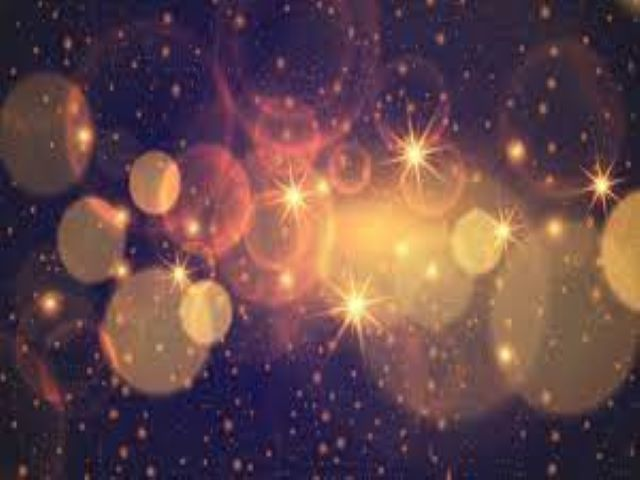
#> input picture Glitter.jpg, 640 x 480 px, given in place of photo.jpg, which was not available
$ jupyter execute 'IMAGE_FILTERS(IP_Workshop_Project).ipynb'   (text cells are left out)
#> lines starting #> are read from the running program, lines starting #| are printed output that depends on the picture; after the words box and inside, x2 and y2 are one past the last pixel; in counts of white or black regions, pixels touching at a corner belong together; pictures that were not available may be replaced by others from this repository, and a replacement may not be noted
[cell 1]
from IPython.display import display, Javascript
from google.colab.output import eval_js
from base64 import b64decode

def take_photo(filename='photo.jpg', quality=0.8):
  js = Javascript('''
    async function takePhoto(quality) {
      const div = document.createElement('div');
      const capture = document.createElement('button');
      capture.textContent = 'Capture';
      div.appendChild(capture);

      const video = document.createElement('video');
      video.style.display = 'block';
      const stream = await navigator.mediaDevices.getUserMedia({video: true});

      document.body.appendChild(div);
      div.appendChild(video);
      video.srcObject = stream;
      await video.play();

      // Resize the output to fit the video element.
      google.colab.output.setIframeHeight(document.documentElement.scrollHeight, true);

      // Wait for Capture to be clicked.
      await new Promise((resolve) => capture.onclick = resolve);

      const canvas = document.createElement('canvas');
      canvas.width = video.videoWidth;
      canvas.height = video.videoHeight;
      canvas.getContext('2d').drawImage(video, 0, 0);
      stream.getVideoTracks()[0].stop();
      div.remove();
      return canvas.toDataURL('image/jpeg', quality);
    }
    ''')
  display(js)
  data = eval_js('takePhoto({})'.format(quality))
  binary = b64decode(data.split(',')[1])
  with open(filename, 'wb') as f:
    f.write(binary)
  return filename

[cell 2]
from IPython.display import Image
try:
  filename = take_photo()
  print('Saved to {}'.format(filename))

  # Show the image which was just taken.
  display(Image(filename))
except Exception as err:
  # Errors will be thrown if the user does not have a webcam or if they do not
  # grant the page permission to access it.
  print(str(err))

[cell 3]
import cv2
from google.colab.patches import cv2_imshow
#from google.colab import files

#uploaded = files.upload()

img = cv2.imread('photo.jpg')       #reads your image
#> img is the input picture: shape (480, 640, 3); mean B, G, R 74.1, 70.3, 101.1
cv2_imshow(img)                     #displaying your image

[cell 4]
'''
Bitwise operations are used in image manipulation and used for extracting
essential parts in the image.Also, Bitwise operations helps in image masking.
Image creation can be enabled with the help of these operations.
These operations can be helpful in enhancing the properties of the input images.
The Bitwise operations should be applied on input images of same dimensions
'''

[cell 5]
negative_img = cv2.bitwise_not(img)
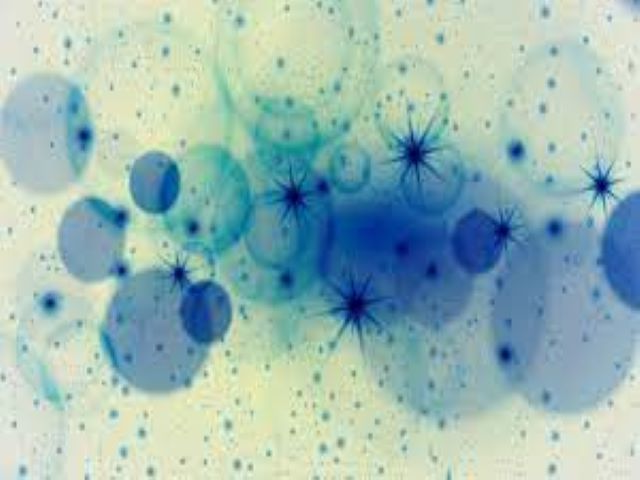
#> negative_img: shape (480, 640, 3); mean B, G, R 180.9, 184.7, 153.9
'''
cv2.bitwise_not() is used for inverting the array elements
For Example, if the input image is completely white(255, 255, 255) then on
doing cv2.bitwise_not() we will get a completely black image which is simply the
inversion of the input image, i.e.,
black (having a bgr value of 0,0,0) = 255 - white (having a bgr value of 255, 255, 255)
'''

cv2_imshow(negative_img)

[cell 6]
import cv2
from google.colab.patches import cv2_imshow
#from google.colab import files

#uploaded = files.upload()

img = cv2.imread('photo.jpg')
cv2_imshow(img)

[cell 7]
import numpy as np
import cv2
from google.colab.patches import cv2_imshow
from google.colab import files

#uploaded = files.upload()

img = cv2.imread('photo.jpg')
cv2_imshow(img)
original = img.copy()
img = np.array(img, dtype=np.float64) # converting to float to prevent loss

#@title COLOURED FILTERS {run:"auto"}
BR = 0.374 #@param{type: "slider", min : 0, max : 1, step : 0.001}
BG = 0.301 #@param{type: "slider", min : 0, max : 1, step : 0.001}
BB = 0.415 #@param{type: "slider", min : 0, max : 1, step : 0.001}
GR = 0.58 #@param{type: "slider", min : 0, max : 1, step : 0.001}
GG = 0.205 #@param{type: "slider", min : 0, max : 1, step : 0.001}
GB = 0.449 #@param{type: "slider", min : 0, max : 1, step : 0.001}
RR = 0.567 #@param{type: "slider", min : 0, max : 1, step : 0.001}
RG = 0.259#@param{type: "slider", min : 0, max : 1, step : 0.001}
RB = 0.591 #@param{type: "slider", min : 0, max : 1, step : 0.001}


img = cv2.transform(img, np.matrix([[RR, RG, RB],
                                    [GR, GG, GB],
                                    [BR, BG, BB]])) #defining the kernel matrix and transforming the image by multipyling the kernel matrix with the image
img[np.where(img > 255)] = 255 # normalizing values greater than 255 to 255 ( to change the color of those portions which are not "whitish")
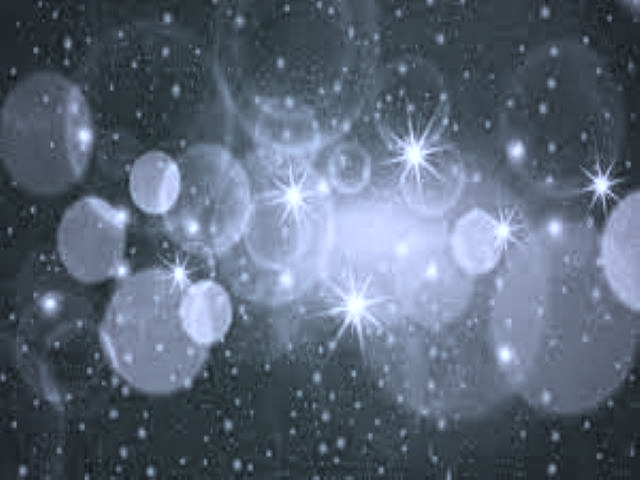
#> img: shape (480, 640, 3) float64; mean B, G, R 119.6, 102.7, 90.8
img = np.array(img, dtype=np.uint8)

cv2_imshow(img)

[cell 8]
import cv2
from google.colab.patches import cv2_imshow
from google.colab import files

#uploaded = files.upload()

img = cv2.imread('photo.jpg')

gray_img = cv2.cvtColor(img, cv2.COLOR_BGR2GRAY)
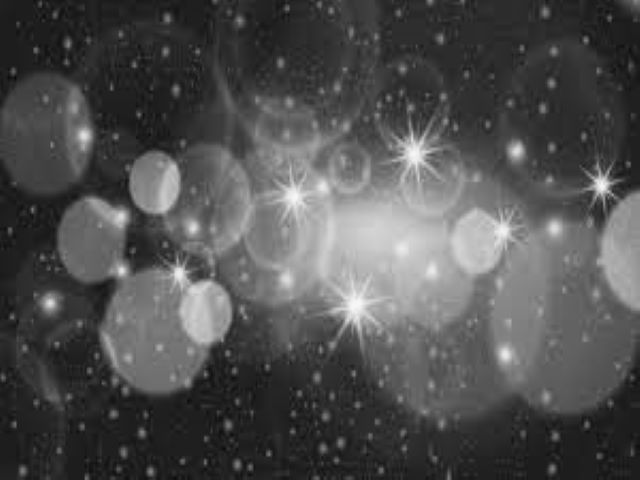
#> gray_img: shape (480, 640); min 8, max 247, mean 79.9

cv2_imshow(gray_img)

[cell 9]
import cv2
import numpy as np

#from google.colab import files

from google.colab.patches import cv2_imshow

#uploaded = files.upload()
# Read image
image = cv2.imread('photo.jpg')

# Convert to HSV
hsv = cv2.cvtColor(image, cv2.COLOR_BGR2HSV)
#> hsv: shape (480, 640, 3); mean H, S, V 96.2, 113, 108.3

# Change image to grey where we found white
image2 = image.copy()                             #copying the original image into image2
#image2[mask > 0] = (170, 170, 170)

#@title BLURRING EFFECT
kernel_value = 11 #@param{type: "slider", min : 1, max : 40, step : 2}
image2 = cv2.blur(image2, (kernel_value,kernel_value))       #blurring image2

# Create new circular mask that is white on black background
shapes = np.zeros_like(image, np.uint8)               #u:unsigned, int:integer, 8:8bits of information(min:0, max:255), [A uint8 data type contains all whole numbers from 0 to 255]
#numpy.zeros_like(a, dtype=None, order='K', subok=True, shape=None)[source]
#Returns an array of zeros with the same shape and type as a given array.

x =  350#@param{type: "number"}
y =  200#@param{type: "number"}
#x,y = 400,200
radius = 158 #@param{type:"slider", min:0, max:350, step: 1}
mask2 = np.zeros_like(image)

cv2.circle(mask2, (x,y), radius, (255, 255, 255), -1)
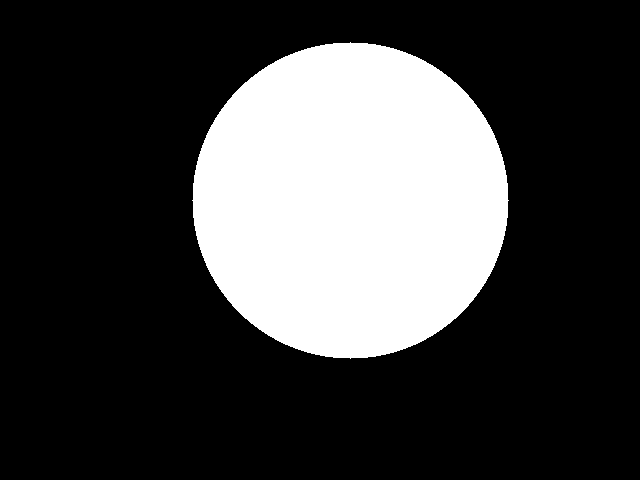
#> mask2: shape (480, 640, 3); 25.5% white; 1 white region, box (x1, y1, x2, y2) and area: (192, 42, 509, 359) 78413
#drawing the region where we donot want blurring
#mask2 = cv2.GaussianBlur(mask2,(11,11), 0)

# invert mask
mask2_inv = 255 - mask2                #this is equivalent to cv2.bitwise_not()

# apply mask to image
image_masked = cv2.bitwise_and(image, mask2)
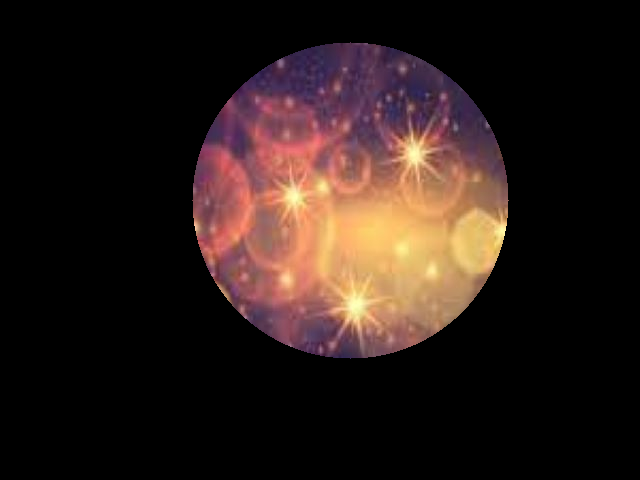
#> image_masked: shape (480, 640, 3); mean B, G, R 24.3, 28.1, 42
#to cut out the circular region from the original image
'''
syntax: cv2.bitwise_and(source1, source2, destination, mask)
source1: First Input Image array
source2: Second Input Image array
dest: Output array
mask: Operation mask
'''

# apply inverted mask to image2
image2_masked = cv2.bitwise_and(image2, mask2_inv)
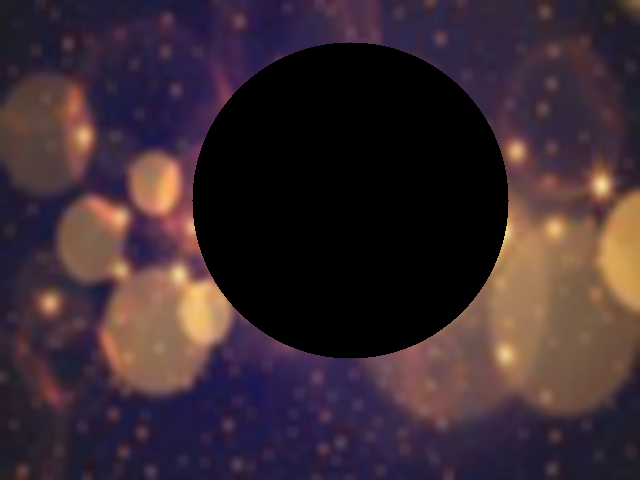
#> image2_masked: shape (480, 640, 3); mean B, G, R 49.8, 42.2, 59.1
#create a blur effect on the rest of the image except for the circular region

# add together
result = cv2.add(image_masked, image2_masked)
# [9 lines of commented-out code are left out]
cv2_imshow( result)
#cv2.waitKey(0)
#cv2.destroyAllWindows()

[cell 10]
import cv2
from google.colab.patches import cv2_imshow
from google.colab import files
import numpy as np

uploaded1 = files.upload()
#> the answer given: Glitter.jpg
uploaded2 = files.upload()
#> the answer given: Golden_Hearts.jpg
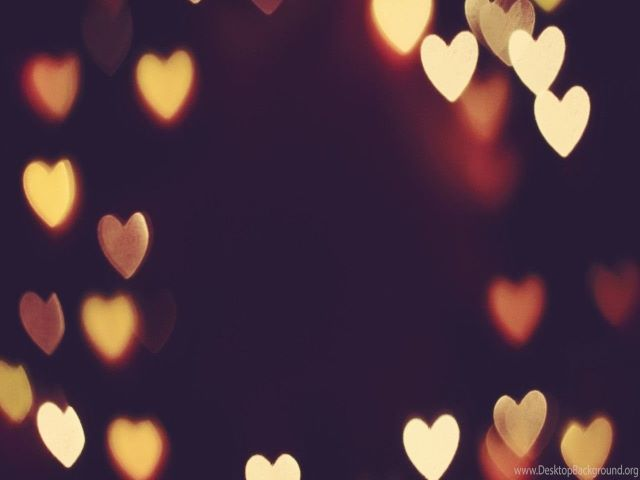
#> input picture Golden_Hearts.jpg, 640 x 480 px, given in place of background_7.png, which was not available
#> further down, image2 is the input picture: shape (480, 640, 3); mean B, G, R 62.8, 51.6, 76.7

#@title EFFECTS {run:"auto"}
effect = "Falling Stars" #@param["Starry Sky", "Falling Stars", "Radiant", "Lots of Love", "Hearts", "Golden Hearts", "Glitter", "Sparkle", "Shimmer", "Style"]
x =  640#@param{type: "number"}
y =  360#@param{type: "number"}
#x,y = 400,200
radius = 0 #@param{type:"slider", min:0, max:350, step: 1}
threshold_value = 5 #@param{type: "slider", min : 0, max : 255, step : 1}
alpha = 0.802 #@param{type: "slider", min : 0, max : 1, step : 0.001}

def image_filter(image1, image2, location):
#> called with location = (0, 0)
    h, w = image1.shape[:2]
#> h = 480; w = 640
    h1, w1 = image2.shape[:2]
#> h1 = 480; w1 = 640
    x, y = location
    roi = image1[y:y+h1, x:x+w1]

    gray = cv2.cvtColor(image2, cv2.COLOR_BGR2GRAY)
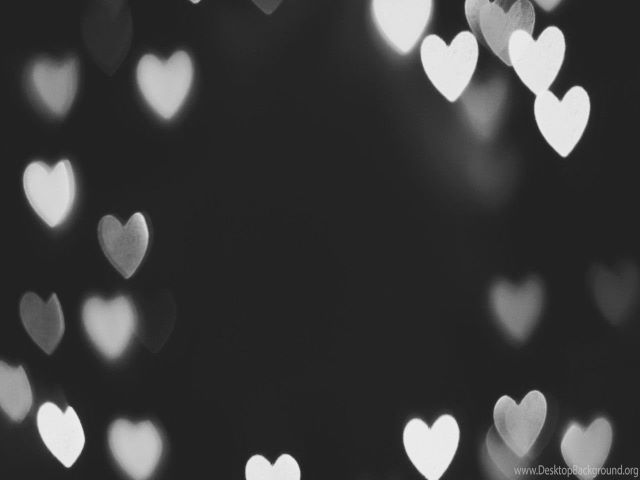
#> gray: shape (480, 640); min 13, max 245, mean 60.3
    _,mask = cv2.threshold(gray, threshold_value, 255, cv2.THRESH_BINARY)
#> mask: shape (480, 640); every value is 255

    mask_inv = cv2.bitwise_not(mask)
#> mask_inv: shape (480, 640); every value is 0

    img_bg = cv2.bitwise_and(roi, roi, mask = mask_inv)
#> img_bg: shape (480, 640, 3); every value is 0
    img_fg = cv2.bitwise_and(image2, image2, mask = mask)

    dst = cv2.add(img_bg, img_fg)
    dst = cv2.addWeighted(image1[y:y+h1, x:x+w1], alpha, dst, 1-alpha, 0)
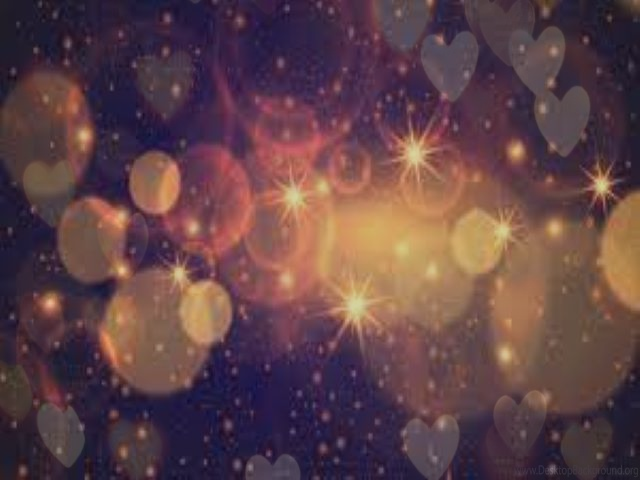
#> dst: shape (480, 640, 3); mean B, G, R 71.8, 66.6, 96.3
    image1[y:y+h1, x:x+w1] = dst

    return dst

image1 = cv2.imread('photo.jpg')
original = image1.copy()

if effect == "Starry Sky":
   image2 = cv2.imread('background_4.jpg')
elif effect == "Falling Stars":
   image2 = cv2.imread('background_7.png')
elif effect == "Radiant":
   image2 = cv2.imread('backgorund_27.jpg')
elif effect == "Lots of Love":
   image2 = cv2.imread('background_28.jpg')
elif effect == "Hearts":
   image2 = cv2.imread('background_29.jpg')
elif effect == "Golden Hearts":
   image = cv2.imread('background_30.jpg')
elif effect == "Glitter":
   image = cv2.imread('background_31.jpg')
elif effect == "Sparkle":
   image = cv2.imread('background_32.jpg')
elif effect == "Shimmer":
   image = cv2.imread('background_33.jpg')
elif effect == "Style":
   image = cv2.imread('background_5.jpg')


filtered_img = image_filter(image1, image2, location = (0, 0))

shapes = np.zeros_like(image1, np.uint8)

mask2 = np.zeros_like(image1)

cv2.circle(mask2, (x,y), radius, (255, 255, 255), -1)
#mask2 = cv2.GaussianBlur(mask2,(11,11), 0)

# invert mask
mask2_inv = 255 - mask2

# apply mask to image
image_masked = cv2.bitwise_and(original, mask2)

# apply inverted mask to image2
image2_masked = cv2.bitwise_and(filtered_img, mask2_inv)

# add together
result = cv2.add(image_masked, image2_masked)
#this simply adds up the image pixels in the two images

#cv2_imshow(filtered_img)
cv2_imshow(result)
#cv2_imshow(image_masked)
#cv2_imshow(image2_masked)

[cell 11]
import cv2
from google.colab.patches import cv2_imshow
from google.colab import files

uploaded = files.upload()
#> the answer given: Golden_Hearts.jpg
image = cv2.imread('image effects.png')

#@title ADD TEXT {run:"auto"}
font_style = "FONT_HERSHEY_SIMPLEX" #@param["FONT_HERSHEY_SIMPLEX", "FONT_HERSHEY_PLAIN", "FONT_HERSHEY_DUPLEX", "FONT_HERSHEY_COMPLEX", "FONT_HERSHEY_TRIPLEX", "FONT_HERSHEY_COMPLEX_SMALL", "FONT_HERSHEY_SCRIPT_SIMPLEX", "FONT_HERSHEY_SCRIPT_COMPLEX"]
x =  300#@param{type: "number"}
y =  400#@param{type: "number"}
blue_value = 255 #@param{type: "slider", min : 0, max : 255, step : 1}
green_value = 255 #@param{type: "slider", min : 0, max : 255, step : 1}
red_value = 255 #@param{type: "slider", min : 0, max : 255, step : 1}

if font_style == "FONT_HERSHEY_SIMPLEX":
   font = cv2.FONT_HERSHEY_SIMPLEX
elif font_style == "FONT_HERSHEY_PLAIN":
   font = cv2.FONT_HERSHEY_PLAIN
elif font_style == "FONT_HERSHEY_DUPLEX":
   font = cv2.FONT_HERSHEY_DUPLEX
elif font_style == "FONT_HERSHEY_COMPLEX":
   font = cv2.FONT_HERSHEY_COMPLEX
elif font_style == "FONT_HERSHEY_TRIPLEX":
   font = cv2.FONT_HERSHEY_TRIPLEX
elif font_style == "FONT_HERSHEY_COMPLEX_SMALL":
   font = cv2.FONT_HERSHEY_COMPLEX_SMALL
elif font_style == "FONT_HERSHEY_SCRIPT_SIMPLEX":
   font = cv2.FONT_HERSHEY_SCRIPT_SIMPLEX
elif font_style == "FONT_HERSHEY_SCRIPT_COMPLEX":
   font = cv2.FONT_HERSHEY_SCRIPT_COMPLEX

cv2.putText(image, "NIKITA ROY", (x,y), font, 1, (blue_value,green_value,blue_value), 2)
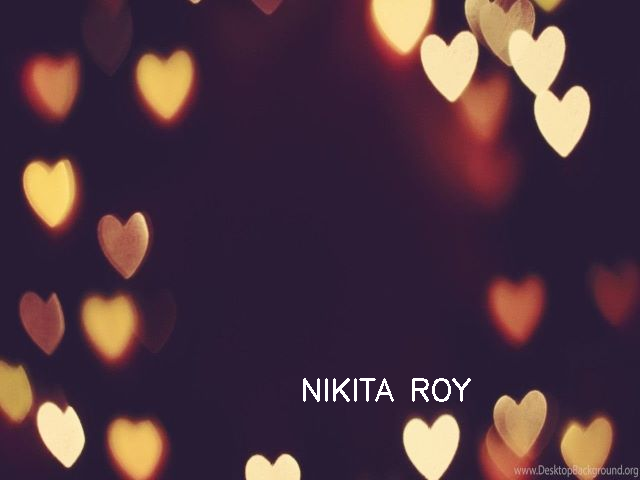
#> image: shape (480, 640, 3); 0.41% of pixels changed, all inside (x1, y1, x2, y2) = (303, 378, 471, 402)
cv2_imshow(image)
